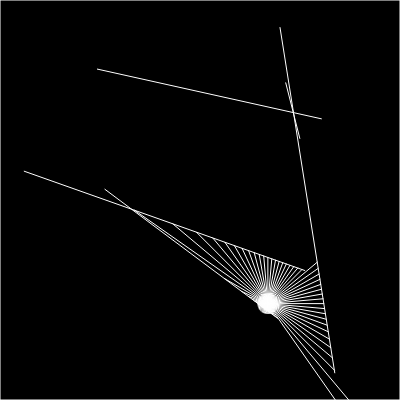
Frame 1 (no input)
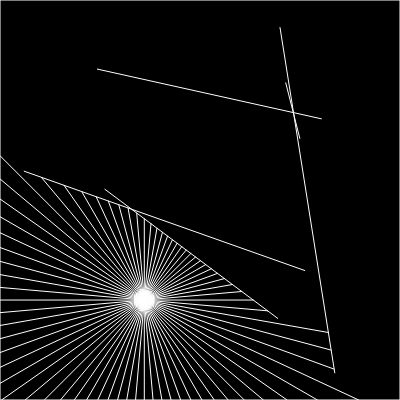
Frame 60 (no input)
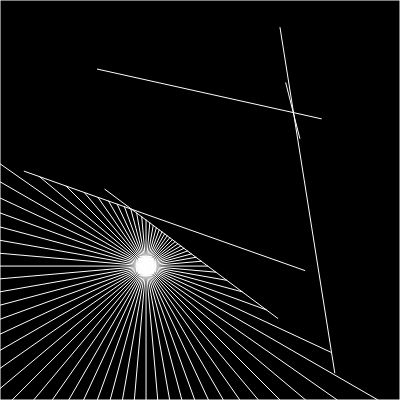
Frame 120 (the mouse pressed at the canvas centre since frame 60)

The p5.js sketch that drew these frames (run headless with seeded random() and noise() and a simulated clock; from frame 60 on, the mouse is pressed at the canvas centre):

// p5.js sketch
// ── sketch.js
let walls = [];
let ray;
let particle;
let xoff = 0;
let yoff = 10000;

function setup() {
  createCanvas(400, 400);
  for (let i = 0; i < 5; i++) {
    let x1 = random(width);
    let x2 = random(width);
    let y1 = random(height);
    let y2 = random(height);
    walls[i] = new Boundary(x1, x2, y1, y2);
  }
  walls.push(new Boundary(0, 0, width, 0));
  walls.push(new Boundary(width, 0, width, height));
  walls.push(new Boundary(width, height, 0, height));
  walls.push(new Boundary(0, height, 0, 0));
  particle = new Particle();
}

function draw() {
  background(0);
  for (let wall of walls) {
    wall.show();
  }
  particle.update(noise(xoff) * width, noise(yoff) * height);
  particle.show();
  particle.look(walls);

  xoff += 0.01;
  yoff += 0.01;
}
// ── boundary.js
class Boundary {
  constructor(x1, y1, x2, y2) {
    this.a = createVector(x1, y1);
    this.b = createVector(x2, y2);
  }

  show() {
    stroke(255);
    line(this.a.x, this.a.y, this.b.x, this.b.y)
  }
}
// ── particle.js
class Particle {
  constructor() {
    this.pos = createVector(width / 2, height / 2);
    this.rays = [];
    for (let a = 0; a < 360; a += 5) {
      this.rays.push(new Ray(this.pos, radians(a)));
    }
  }

  update(x, y) {
    this.pos.set(x, y);
  }

  look(walls) {
    for (let ray of this.rays) {
      let closest = null;
      let record = Infinity;
      for (let wall of walls) {
        const point = ray.cast(wall);
        if (point) {
          let distance = p5.Vector.dist(this.pos, point)
          if (distance < record) {
            record = distance;
            closest = point;
          }
        }
      }
      if (closest) {
        line(this.pos.x, this.pos.y, closest.x, closest.y);
      }
    }
  }

  show() {
    fill(255);
    ellipse(this.pos.x, this.pos.y, 4);
    for (let ray of this.rays) {
      ray.show();
    }
  }
}
// ── ray.js
class Ray {
  constructor(pos, angle) {
    this.pos = pos;
    this.dir = p5.Vector.fromAngle(angle);
  }

  lookAt(x, y) {
    this.dir.x = x - this.pos.x;
    this.dir.y = y - this.pos.y;
    this.dir.normalize();
  }

  show() {
    stroke(255);
    push();
    translate(this.pos.x, this.pos.y);
    line(0, 0, this.dir.x * 10, this.dir.y * 10);
    pop();
  }

  cast(wall) {
    const x1 = wall.a.x;
    const y1 = wall.a.y;
    const x2 = wall.b.x;
    const y2 = wall.b.y;

    const x3 = this.pos.x;
    const y3 = this.pos.y;
    const x4 = this.pos.x + this.dir.x;
    const y4 = this.pos.y + this.dir.y;

    const denominator = (x1 - x2) * (y3 - y4) - (y1 - y2) * (x3 - x4);
    if (denominator == 0) return;

    const t = ((x1 - x3) * (y3 - y4) - (y1 - y3) * (x3 - x4)) / denominator;
    const u = -((x1 - x2) * (y1 - y3) - (y1 - y2) * (x1 - x3)) / denominator;
    if (t > 0 && t < 1 && u > 0) {
      const pt = createVector();
      pt.x = x1 + t * (x2 - x1);
      pt.y = y1 + t * (y2 - y1);
      return pt;
    } else {
      return;
    }
  }
}
